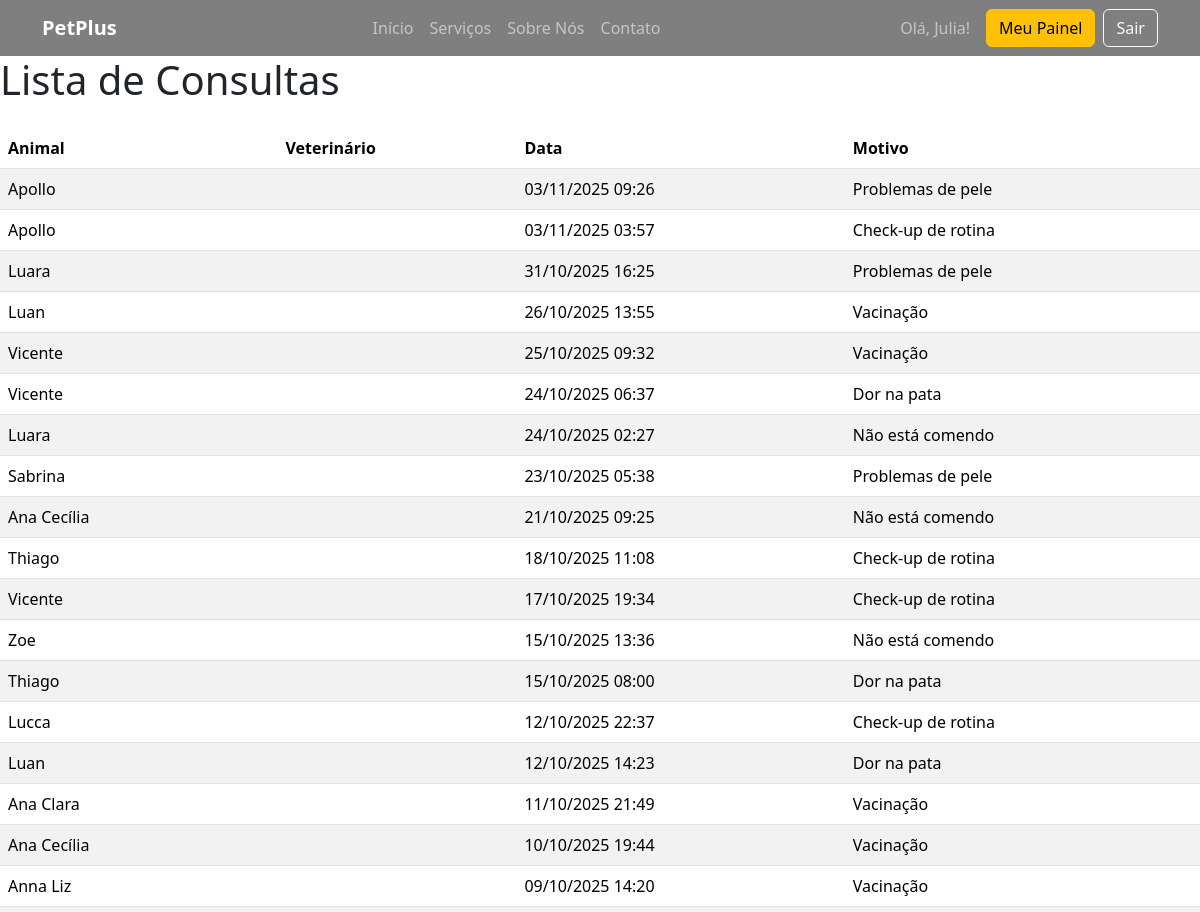
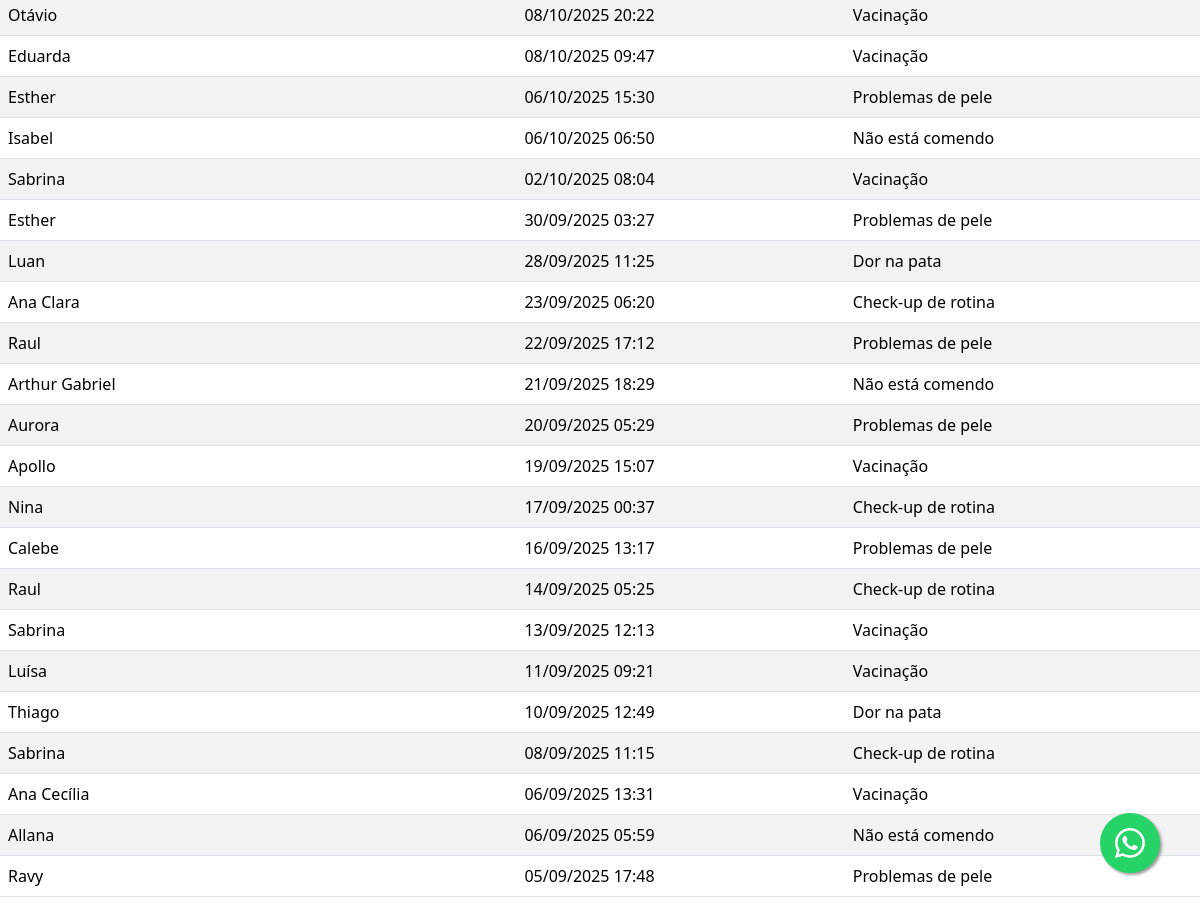
The app's page /consultas/ (signed in) with its own data (2 pictures, top to bottom).
### core/models.py (models this page shows, shortened)
class Usuario(AbstractUser):
    email = models.EmailField(unique=True)
    SEXO = [
        ('M', 'Masculino'),
        ('F', 'Feminino'),
        ('O', 'Outros'),
    ]
    cpf = models.CharField(max_length=11, unique=True, blank=False, null=False)
    telefone = models.CharField(max_length=15)
    data_nascimento = models.DateField(null=True, blank=True)
    sexo = models.CharField(max_length=1, choices=SEXO)
    endereco = models.TextField(blank=False, null=False)

class Consulta(models.Model):
    animal = models.ForeignKey(Animal, on_delete=models.CASCADE)
    veterinario = models.ForeignKey(
        settings.AUTH_USER_MODEL,
        on_delete=models.SET_NULL,
        null=True,
        limit_choices_to={'groups__name' : 'Veterinarios'}
    )
    data = models.DateTimeField(blank=False, null=False)
    motivo = models.TextField(blank=False, null=False)
    observacoes = models.TextField(blank=True)

class Animal(models.Model):
    ESPECIES = [
        ('C', 'Cachorro'),
        ('G', 'Gato'),
        ('O', 'Outros'),
    ]
    SEXO = [
        ('M', 'Macho'),
        ('F', 'Fêmea'),
    ]
    nome = models.CharField(max_length=100)
    dono = models.ForeignKey(Cliente, on_delete=models.CASCADE, related_name='animais', blank=False, null=False)
    especie = models.CharField(max_length=1, choices=ESPECIES)
    raca = models.CharField(max_length=100)
    data_nascimento = models.DateField(null=True, blank=True)
    peso = models.DecimalField(max_digits=5, decimal_places=2, null=True, blank=True)
    sexo = models.CharField(max_length=1, choices=SEXO)
    observacoes = models.TextField(blank=True)

### core/views.py (the view)
# urls.py: path('consultas/', views.lista_consultas, name='lista_consultas'),#acesso da Recepcionista
def lista_consultas(request):
    consultas = Consulta.objects.all().order_by('-data')
    return render(request, 'Recepcionista/lista_consultas.html', {'consultas': consultas})

### templates/Recepcionista/lista_consultas.html
{% extends 'base.html' %}
{% block content %}
  <h1 class="mb-4">Lista de Consultas</h1>
  <table class="table table-striped">
    <thead>
      <tr>
        <th>Animal</th>
        <th>Veterinário</th>
        <th>Data</th>
        <th>Motivo</th>
      </tr>
    </thead>
    <tbody>
      {% for consulta in consultas %}
      <tr>
        <td>{{ consulta.animal.nome }}</td>
        <td>{{ consulta.veterinario.nome }}</td>
        <td>{{ consulta.data|date:"d/m/Y H:i" }}</td>
        <td>{{ consulta.motivo }}</td>
      </tr>
      {% empty %}
      <tr>
        <td colspan="4">Nenhuma consulta cadastrada.</td>
      </tr>
      {% endfor %}
    </tbody>
  </table>
{% endblock %}

### templates/base.html (shortened to what this page needs)
{% load static %}
<!doctype html>
<html lang="pt-br">
<head>
    <link href="https://cdn.jsdelivr.net/npm/bootstrap@5.3.7/dist/css/bootstrap.min.css" rel="stylesheet">
    <link rel="stylesheet" href="https://cdn.jsdelivr.net/npm/bootstrap-icons@1.11.3/font/bootstrap-icons.min.css">
    <link rel="stylesheet" href="{% static 'css/website.css' %}">
</head>
<body>
    <nav class="navbar navbar-expand-lg navbar-dark fixed-top">
        <div class="container">
            <a class="navbar-brand fw-bold" href="{% url 'home' %}">PetPlus</a>
            <div class="collapse navbar-collapse" id="navbarNav">
                <ul class="navbar-nav mx-auto">
                    <li class="nav-item"><a class="nav-link" href="#">Início</a></li>
                    <li class="nav-item"><a class="nav-link" href="#">Serviços</a></li>
                    <li class="nav-item"><a class="nav-link" href="#">Sobre Nós</a></li>
                    <li class="nav-item"><a class="nav-link" href="#">Contato</a></li>
                </ul>
                <div class="d-flex align-items-center">
                    {% if user.is_authenticated %}
                        <span class="navbar-text me-3">
                            Olá, {{ user.first_name|default:user.username }}!
                        </span>
                        <a href="{% url 'redirect_apos_login' %}" class="btn btn-warning me-2">Meu Painel</a>
                        <form action="{% url 'logout' %}" method="post" class="d-inline">
                            <button type="submit" class="btn btn-outline-light">Sair</button>
                        </form>
                    {% else %}
                        <a href="{% url 'login' %}" class="btn btn-outline-light">Login</a>
                    {% endif %}
                </div>
            </div>
        </div>
    </nav>
    <a href="https://api.whatsapp.com/send?phone=SEUNUMERO&text=Olá! Gostaria de mais informações." class="whatsapp-float" target="_blank">
        <i class="bi bi-whatsapp"></i>
    </a>
	<div class="container-fluid p-0">
        {% block content %}
        {% endblock %}
    </div>
</body>
</html>

### static/css/website.css (style rules this page uses)
body { padding-top: 56px; }
.navbar { background-color: rgba(0, 0, 0, 0.5) !important; backdrop-filter: blur(10px); -webkit-backdrop-filter: blur(10px); }
.whatsapp-float { position: fixed; width: 60px; height: 60px; bottom: 40px; right: 40px; background-color: #25d366; color: #FFF; border-radius: 50px; text-align: center; font-size: 30px; box-shadow: 2px 2px 3px #999; z-index: 100; display: flex; align-items: center; justify-content: center; transition: transform 0.2s ease-in-out; }

### records on screen
Usuario: first_name "Julia"
Consulta: animal.nome "Apollo", data "03/11/2025 09:26", motivo "Problemas de pele"
Consulta: animal.nome "Apollo", data "03/11/2025 03:57", motivo "Check-up de rotina"
Consulta: animal.nome "Luara", data "31/10/2025 16:25", motivo "Problemas de pele"
Consulta: animal.nome "Luan", data "26/10/2025 13:55", motivo "Vacinação"
Consulta: animal.nome "Vicente", data "25/10/2025 09:32", motivo "Vacinação"
Consulta: animal.nome "Vicente", data "24/10/2025 06:37", motivo "Dor na pata"
Consulta: animal.nome "Luara", data "24/10/2025 02:27", motivo "Não está comendo"
Consulta: animal.nome "Sabrina", data "23/10/2025 05:38", motivo "Problemas de pele"
Consulta: animal.nome "Ana Cecília", data "21/10/2025 09:25", motivo "Não está comendo"
Consulta: animal.nome "Thiago", data "18/10/2025 11:08", motivo "Check-up de rotina"
Consulta: animal.nome "Vicente", data "17/10/2025 19:34", motivo "Check-up de rotina"
Consulta: animal.nome "Zoe", data "15/10/2025 13:36", motivo "Não está comendo"
Consulta: animal.nome "Thiago", data "15/10/2025 08:00", motivo "Dor na pata"
Consulta: animal.nome "Lucca", data "12/10/2025 22:37", motivo "Check-up de rotina"
Consulta: animal.nome "Luan", data "12/10/2025 14:23", motivo "Dor na pata"
Consulta: animal.nome "Ana Clara", data "11/10/2025 21:49", motivo "Vacinação"
Consulta: animal.nome "Ana Cecília", data "10/10/2025 19:44", motivo "Vacinação"
Consulta: animal.nome "Anna Liz", data "09/10/2025 14:20", motivo "Vacinação"
Consulta: animal.nome "Otávio", data "08/10/2025 20:22", motivo "Vacinação"
Consulta: animal.nome "Eduarda", data "08/10/2025 09:47", motivo "Vacinação"
Consulta: animal.nome "Esther", data "06/10/2025 15:30", motivo "Problemas de pele"
Consulta: animal.nome "Isabel", data "06/10/2025 06:50", motivo "Não está comendo"
Consulta: animal.nome "Sabrina", data "02/10/2025 08:04", motivo "Vacinação"
Consulta: animal.nome "Esther", data "30/09/2025 03:27", motivo "Problemas de pele"
Consulta: animal.nome "Luan", data "28/09/2025 11:25", motivo "Dor na pata"
Consulta: animal.nome "Ana Clara", data "23/09/2025 06:20", motivo "Check-up de rotina"
Consulta: animal.nome "Raul", data "22/09/2025 17:12", motivo "Problemas de pele"
Consulta: animal.nome "Arthur Gabriel", data "21/09/2025 18:29", motivo "Não está comendo"
Consulta: animal.nome "Aurora", data "20/09/2025 05:29", motivo "Problemas de pele"
Consulta: animal.nome "Apollo", data "19/09/2025 15:07", motivo "Vacinação"
Consulta: animal.nome "Nina", data "17/09/2025 00:37", motivo "Check-up de rotina"
Consulta: animal.nome "Calebe", data "16/09/2025 13:17", motivo "Problemas de pele"
Consulta: animal.nome "Raul", data "14/09/2025 05:25", motivo "Check-up de rotina"
Consulta: animal.nome "Sabrina", data "13/09/2025 12:13", motivo "Vacinação"
Consulta: animal.nome "Luísa", data "11/09/2025 09:21", motivo "Vacinação"
Consulta: animal.nome "Thiago", data "10/09/2025 12:49", motivo "Dor na pata"
Consulta: animal.nome "Sabrina", data "08/09/2025 11:15", motivo "Check-up de rotina"
Consulta: animal.nome "Ana Cecília", data "06/09/2025 13:31", motivo "Vacinação"
Consulta: animal.nome "Allana", data "06/09/2025 05:59", motivo "Não está comendo"
Consulta: animal.nome "Ravy", data "05/09/2025 17:48", motivo "Problemas de pele"
